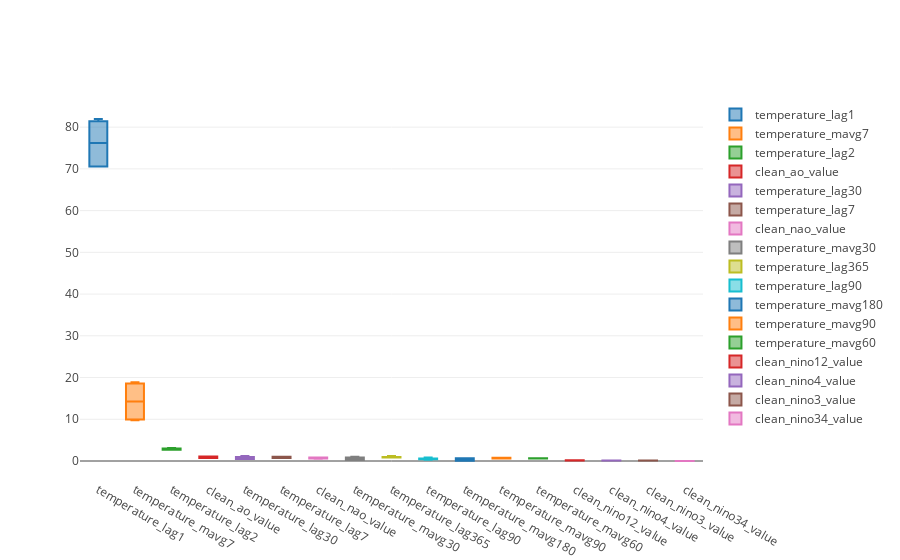

Notebook source saved alongside this figure:
### Markdown cell above
Lets look a boxplot of this data to see how the distributions look across our experiments for this location.

### Code cell
traces = create_boxplot_traces_for_features(features_df)
iplot(traces)

### Figure 1 — Plotly figure (JSON) as saved in the notebook; plotly's stock layout.template omitted (floating-point values rounded to 4 significant figures)
{"data": [{"name": "temperature_lag1", "type": "box", "uid": "60dcccf6-a04b-11e8-99ec-00215cc353c9", "y": [70.56, 70.56, 71.04, 81.33, 81.41, 81.95]}, {"name": "temperature_mavg7", "type": "box", "uid": "60dcccf7-a04b-11e8-b724-00215cc353c9", "y": [18.56, 18.56, 18.89, 9.951, 9.751, 9.96]}, {"name": "temperature_lag2", "type": "box", "uid": "60dcccf8-a04b-11e8-b1ce-00215cc353c9", "y": [2.699, 2.699, 3.02, 2.957, 3.089, 2.944]}, {"name": "clean_ao_value", "type": "box", "uid": "60dcccf9-a04b-11e8-822f-00215cc353c9", "y": [1.069, 1.069, 0.7628, 0.697]}, {"name": "temperature_lag30", "type": "box", "uid": "60dcccfa-a04b-11e8-a522-00215cc353c9", "y": [0.9345, 0.9345, 1.198, 0.4754, 0.4562, 0.6129]}, {"name": "temperature_lag7", "type": "box", "uid": "60dcccfb-a04b-11e8-908b-00215cc353c9", "y": [0.8607, 0.8607, 1.04, 0.7038, 0.7106, 1.022]}, {"name": "clean_nao_value", "type": "box", "uid": "60dcccfc-a04b-11e8-af8f-00215cc353c9", "y": [0.8441, 0.8441, 0.7059, 0.5187]}, {"name": "temperature_mavg30", "type": "box", "uid": "60dcccfd-a04b-11e8-a472-00215cc353c9", "y": [0.8428, 0.8428, 0.9953, 0.2399, 0.2369, 0.2356]}, {"name": "temperature_lag365", "type": "box", "uid": "60dcccfe-a04b-11e8-abdf-00215cc353c9", "y": [0.8235, 0.8235, 1.184, 0.837, 0.9696, 0.8426]}, {"name": "temperature_lag90", "type": "box", "uid": "60dcccff-a04b-11e8-b8bb-00215cc353c9", "y": [0.5802, 0.5802, 0.8182, 0.2965, 0.4125, 0.3994]}, {"name": "temperature_mavg180", "type": "box", "uid": "60dccd00-a04b-11e8-8f25-00215cc353c9", "y": [0.6798, 0.05569, 0.06131, 0.6078]}, {"name": "temperature_mavg90", "type": "box", "uid": "60dccd01-a04b-11e8-bc4a-00215cc353c9", "y": [0.6319, 0.6166, 0.717, 0.7928]}, {"name": "temperature_mavg60", "type": "box", "uid": "60dccd02-a04b-11e8-a749-00215cc353c9", "y": [0.5946, 0.6592, 0.631]}, {"name": "clean_nino12_value", "type": "box", "uid": "60dccd03-a04b-11e8-b597-00215cc353c9", "y": [0.205, 0.1015]}, {"name": "clean_nino4_value", "type": "box", "uid": "60dccd04-a04b-11e8-b8ba-00215cc353c9", "y": [0.1498, 0.1052]}, {"name": "clean_nino3_value", "type": "box", "uid": "60dccd05-a04b-11e8-9cb0-00215cc353c9", "y": [0.1134, 0.1008]}, {"name": "clean_nino34_value", "type": "box", "uid": "60dccd06-a04b-11e8-b3a6-00215cc353c9", "y": [0.002508, 0.0004718]}], "layout": {}}
